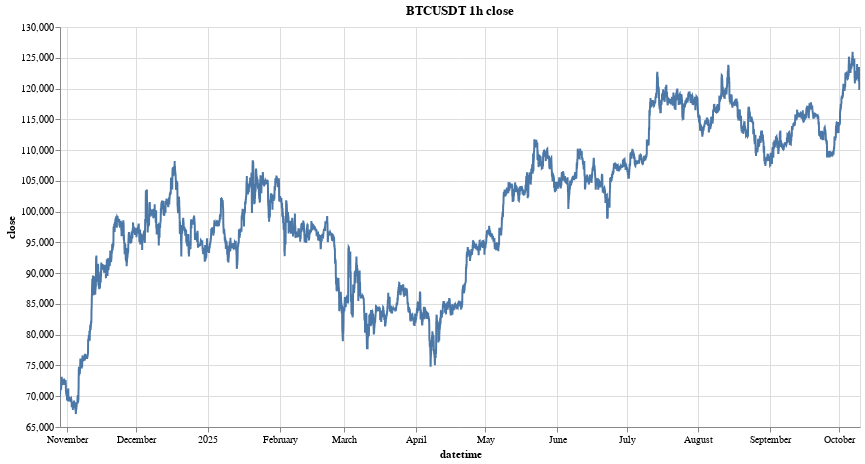

The notebook cell saved with this chart:
### Code cell
alt.data_transformers.enable("vegafusion")
researches.plot_dyn_timeseries(ts, sym, 'close', time_interval)

### Figure 1 — Vega specification as saved in the notebook (floating-point values rounded to 4 significant figures; data arrays with more than 128 entries replaced by an {"elided": "..."} marker saying what was removed)
{"$schema": "https://vega.github.io/schema/vega/v5.json", "data": [{"name": "param_12_store"}, {"name": "param_13_store"}, {"name": "source_0", "values": {"elided": "8304 records"}, "transform": [{"type": "formula", "expr": "toDate(datum['datetime'])", "as": "datetime"}]}, {"name": "source_0_y_domain_close", "values": [{"min": 67100.0, "max": 126000.0}]}], "signals": [{"name": "unit", "value": {}, "on": [{"events": "pointermove", "update": "isTuple(group()) ? group() : unit"}]}, {"name": "param_12", "update": "vlSelectionResolve(\"param_12_store\", \"union\")"}, {"name": "param_13", "update": "vlSelectionResolve(\"param_13_store\", \"union\")"}, {"name": "param_12_datetime", "on": [{"events": [{"source": "view", "type": "dblclick"}], "update": "null"}, {"events": {"signal": "param_12_translate_delta"}, "update": "panLinear(param_12_translate_anchor.extent_x, -param_12_translate_delta.x / width)"}, {"events": {"signal": "param_12_zoom_delta"}, "update": "zoomLinear(domain(\"x\"), param_12_zoom_anchor.x, param_12_zoom_delta)"}]}, {"name": "param_12_tuple", "on": [{"events": [{"signal": "param_12_datetime"}], "update": "param_12_datetime ? {unit: \"\", fields: param_12_tuple_fields, values: [param_12_datetime]} : null"}]}, {"name": "param_12_tuple_fields", "value": [{"field": "datetime", "channel": "x", "type": "R"}]}, {"name": "param_12_translate_anchor", "value": {}, "on": [{"events": [{"source": "scope", "type": "pointerdown"}], "update": "{x: x(unit), y: y(unit), extent_x: domain(\"x\")}"}]}, {"name": "param_12_translate_delta", "value": {}, "on": [{"events": [{"source": "window", "between": [{"source": "scope", "type": "pointerdown"}, {"source": "window", "type": "pointerup"}], "consume": true, "type": "pointermove"}], "update": "{x: param_12_translate_anchor.x - x(unit), y: param_12_translate_anchor.y - y(unit)}"}]}, {"name": "param_12_zoom_anchor", "on": [{"events": [{"source": "scope", "type": "wheel", "consume": true}], "update": "{x: invert(\"x\", x(unit)), y: invert(\"y\", y(unit))}"}]}, {"name": "param_12_zoom_delta", "on": [{"events": [{"source": "scope", "type": "wheel", "consume": true}], "update": "pow(1.001, event.deltaY * pow(16, event.deltaMode))", "force": true}]}, {"name": "param_12_modify", "on": [{"events": {"signal": "param_12_tuple"}, "update": "modify(\"param_12_store\", param_12_tuple, true)"}]}, {"name": "param_13_close", "on": [{"events": [{"source": "view", "type": "dblclick"}], "update": "null"}, {"events": {"signal": "param_13_translate_delta"}, "update": "panLinear(param_13_translate_anchor.extent_y, param_13_translate_delta.y / height)"}, {"events": {"signal": "param_13_zoom_delta"}, "update": "zoomLinear(domain(\"y\"), param_13_zoom_anchor.y, param_13_zoom_delta)"}]}, {"name": "param_13_tuple", "on": [{"events": [{"signal": "param_13_close"}], "update": "param_13_close ? {unit: \"\", fields: param_13_tuple_fields, values: [param_13_close]} : null"}]}, {"name": "param_13_tuple_fields", "value": [{"field": "close", "channel": "y", "type": "R"}]}, {"name": "param_13_translate_anchor", "value": {}, "on": [{"events": [{"source": "scope", "type": "pointerdown"}], "update": "{x: x(unit), y: y(unit), extent_y: domain(\"y\")}"}]}, {"name": "param_13_translate_delta", "value": {}, "on": [{"events": [{"source": "window", "between": [{"source": "scope", "type": "pointerdown"}, {"source": "window", "type": "pointerup"}], "consume": true, "type": "pointermove"}], "update": "{x: param_13_translate_anchor.x - x(unit), y: param_13_translate_anchor.y - y(unit)}"}]}, {"name": "param_13_zoom_anchor", "on": [{"events": [{"source": "scope", "type": "wheel", "consume": true}], "update": "{x: invert(\"x\", x(unit)), y: invert(\"y\", y(unit))}"}]}, {"name": "param_13_zoom_delta", "on": [{"events": [{"source": "scope", "type": "wheel", "consume": true}], "update": "pow(1.001, event.deltaY * pow(16, event.deltaMode))", "force": true}]}, {"name": "param_13_modify", "on": [{"events": {"signal": "param_13_tuple"}, "update": "modify(\"param_13_store\", param_13_tuple, true)"}]}], "marks": [{"type": "line", "name": "marks", "from": {"data": "source_0"}, "sort": {"field": "x"}, "encode": {"update": {"stroke": {"value": "#4c78a8"}, "x": {"field": "datetime", "scale": "x"}, "y": {"field": "close", "scale": "y"}, "defined": {"signal": "isValid(datum[\"datetime\"]) && isFinite(+datum[\"datetime\"]) && isValid(datum[\"close\"]) && isFinite(+datum[\"close\"])"}, "tooltip": {"signal": "{\"datetime\": timeFormat(datum[\"datetime\"], '%b %d, %Y'), \"close\": format(datum[\"close\"], \"\")}"}}}, "interactive": true, "style": ["line"], "clip": true}], "scales": [{"name": "x", "type": "time", "domain": {"data": "source_0", "field": "datetime"}, "range": [0, {"signal": "width"}], "domainRaw": {"signal": "param_12[\"datetime\"]"}}, {"name": "y", "type": "linear", "domain": [{"signal": "(data(\"source_0_y_domain_close\")[0] || {}).min"}, {"signal": "(data(\"source_0_y_domain_close\")[0] || {}).max"}], "range": [{"signal": "height"}, 0], "domainRaw": {"signal": "param_13[\"close\"]"}, "nice": true, "zero": false}], "axes": [{"scale": "x", "tickCount": {"signal": "ceil(width/40)"}, "aria": false, "orient": "bottom", "grid": true, "gridScale": "y", "minExtent": 0, "zindex": 0, "maxExtent": 0, "domain": false, "ticks": false, "labels": false}, {"scale": "y", "maxExtent": 0, "grid": true, "gridScale": "x", "minExtent": 0, "zindex": 0, "aria": false, "tickCount": {"signal": "ceil(height/40)"}, "orient": "left", "domain": false, "labels": false, "ticks": false}, {"scale": "x", "zindex": 0, "grid": false, "tickCount": {"signal": "ceil(width/40)"}, "title": "datetime", "labelFlush": true, "labelOverlap": true, "orient": "bottom"}, {"scale": "y", "title": "close", "grid": false, "labelOverlap": true, "tickCount": {"signal": "ceil(height/40)"}, "orient": "left", "zindex": 0}], "title": {"text": "BTCUSDT 1h close", "frame": "group"}, "padding": 5, "height": 400, "background": "white", "style": "cell", "width": 800}
